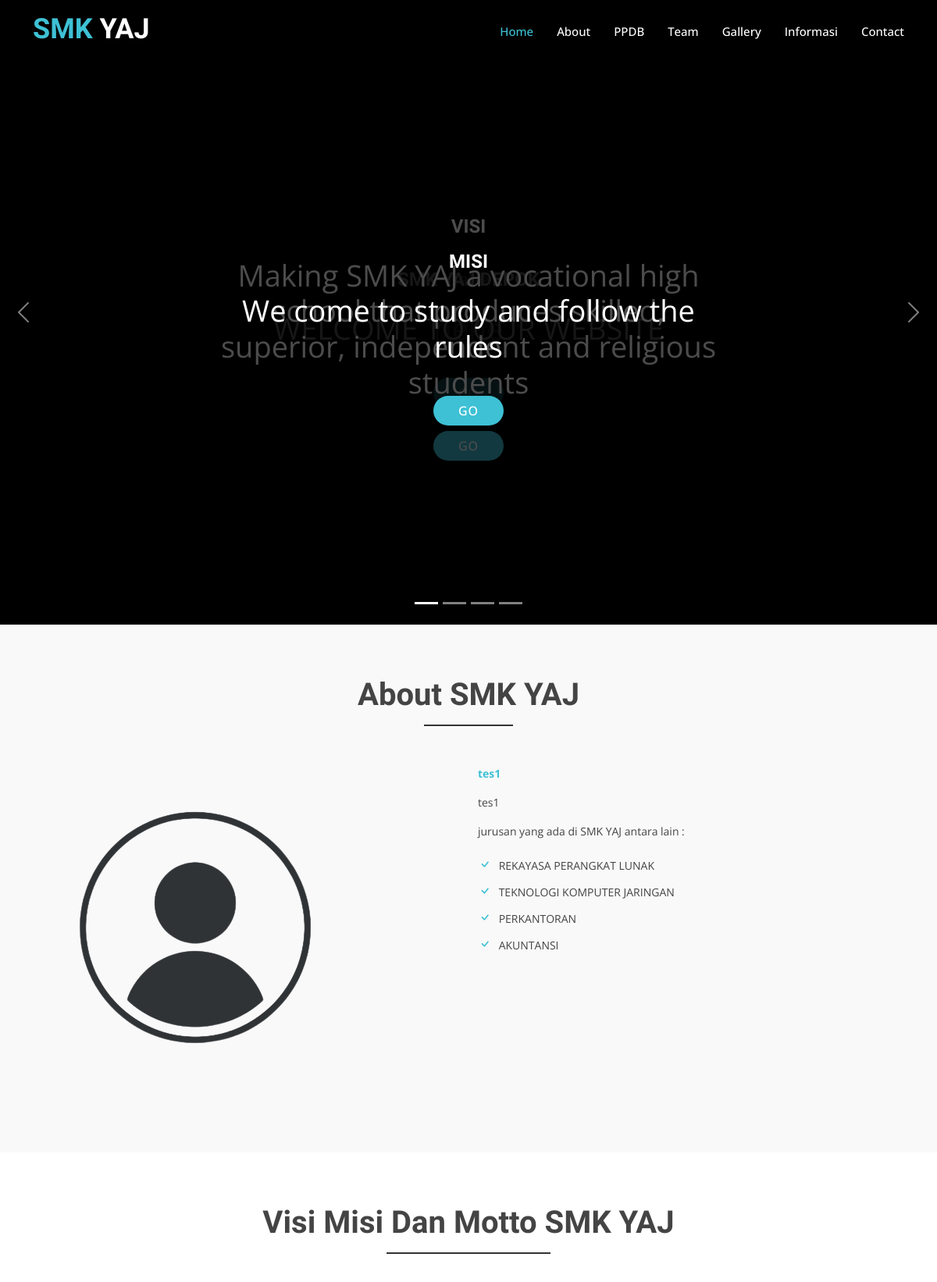
Before: / (upper part) with the older database file.
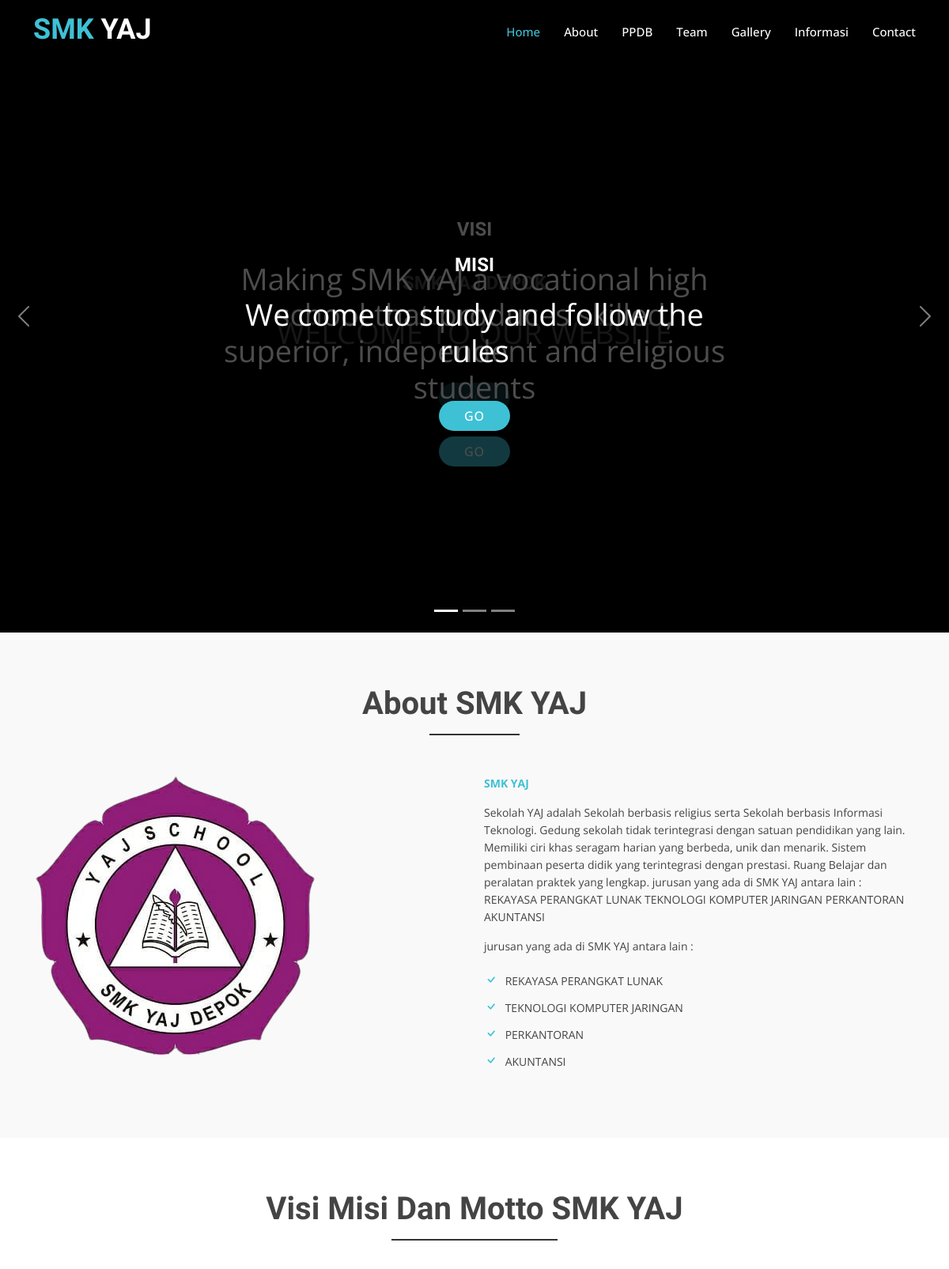
After: the same page with the newer database file.
### tables this page shows
CREATE TABLE `carousel` (
  `id` int(11) NOT NULL,
  `subjek` varchar(255) NOT NULL,
  `deskripsi` text NOT NULL,
  `gambar` varchar(255) NOT NULL
);

CREATE TABLE `about` (
  `id` int(11) NOT NULL,
  `subjek` varchar(255) NOT NULL,
  `deskripsi` text NOT NULL,
  `gambar` varchar(255) NOT NULL
);

### application/controllers/home.php (called while the page is built, shortened)
<?php
class home extends CI_Controller {
	public function __construct() {
		$this->load->model('model_carousel');
		$this->load->model('model_about');
		$this->load->model('model_gallery');
	}
	public function index()
	{
		$data['carousel'] = $this->model_carousel->getDataCarousel();
		$data['about'] = $this->model_about->getDataAbout();
		$title['title'] = "SMK YAJ Depok";
		$this->load->view('user/templates/V_Head', $title);
		$this->load->view('user/templates/V_Navbar');
		$this->load->view('user/pages/V_Home', $data);
		$this->load->view('user/pages/V_About', $data);
		$this->load->view('user/pages/V_Services');
		$this->load->view('user/pages/V_Team');
		$this->load->view('user/pages/V_Reviews');
		$this->load->view('user/pages/V_Portfolio');
		$this->load->view('user/pages/V_Pricing');
		$this->load->view('user/pages/V_Testimonials');
		$this->load->view('user/pages/V_Blog');
		$this->load->view('user/pages/V_Suscribe');
		$this->load->view('user/pages/V_Contact');
		$this->load->view('user/templates/V_Footer');
	}
}

### index.php (called while the page is built, shortened)
<?php
require_once BASEPATH.'core/CodeIgniter.php';

### application/models/model_carousel.php (called while the page is built, shortened)
<?php
class model_carousel extends CI_Model
{
    function getDataCarousel()
    {
        $query = $this->db->get('carousel');
        return $query->result();
    }
}

### application/models/model_about.php (called while the page is built, shortened)
<?php
class model_about extends CI_Model
{
    function getDataAbout()
    {
        $query = $this->db->get('about');
        return $query->result();
    }
}

### application/views/user/pages/V_Home.php (the view, shortened to what this page needs)
<section id="hero">
  <div class="hero-container">
    <div id="heroCarousel" class="carousel slide carousel-fade" data-bs-ride="carousel" data-bs-interval="5000">
      <ol id="hero-carousel-indicators" class="carousel-indicators"></ol>
      <div class="carousel-inner" role="listbox">
      <?php
      foreach($carousel as $carousel){
      ?>
        <div class="carousel-item active" style="background-image: <?= base_url("assets/admin/img/pages/carousel/") . $carousel->gambar ?>">
          <div class="carousel-container">
            <div class="container">
              <h2 class="animate__animated animate__fadeInDown"><?= $carousel->subjek ?></h2>
              <p class="animate__animated animate__fadeInUp"><?= $carousel->deskripsi ?></p>
              <a href="#about" class="btn-get-started scrollto animate__animated animate__fadeInUp">GO</a>
            </div>
          </div>
        </div>
        <?php
        }
        ?>
      </div>
      <a class="carousel-control-prev" href="#heroCarousel" role="button" data-bs-slide="prev">
        <span class="carousel-control-prev-icon bi bi-chevron-left" aria-hidden="true"></span>
      </a>
      <a class="carousel-control-next" href="#heroCarousel" role="button" data-bs-slide="next">
        <span class="carousel-control-next-icon bi bi-chevron-right" aria-hidden="true"></span>
      </a>
    </div>
  </div>
</section>

### application/views/user/templates/V_Head.php (shortened to what this page needs)
  <!DOCTYPE html>
<html lang="en">
<head>
  <link href="<?= base_url('assets/user/');?>vendor/animate.css/animate.min.css" rel="stylesheet">
  <link href="<?= base_url('assets/user/');?>vendor/bootstrap/css/bootstrap.min.css" rel="stylesheet">
  <link href="<?= base_url('assets/user/');?>vendor/bootstrap-icons/bootstrap-icons.css" rel="stylesheet">
  <link href="<?= base_url('assets/user/');?>vendor/boxicons/css/boxicons.min.css" rel="stylesheet">
  <link href="<?= base_url('assets/user/');?>vendor/glightbox/css/glightbox.min.css" rel="stylesheet">
  <link href="<?= base_url('assets/user/');?>vendor/swiper/swiper-bundle.min.css" rel="stylesheet">
  <link href="<?= base_url('assets/user/');?>css/style.css" rel="stylesheet">
</head>

### application/views/user/templates/V_Navbar.php (shortened to what this page needs)
<body>
 <header id="header" class="fixed-top d-flex align-items-center">
    <div class="container d-flex justify-content-between">
      <div class="logo">
        <h1><a href="<?= base_url('') ?>"><span>SMK</span> YAJ</a></h1>
      </div>
<nav id="navbar" class="navbar">
        <ul>
          <li><a class="nav-link scrollto active" href="#hero">Home</a></li>
          <li><a class="nav-link scrollto" href="#about">About</a></li>
          <li><a class="nav-link scrollto" href="<?= base_url('ppdb');?>">PPDB</a></li>
          <li><a class="nav-link scrollto" href="#team">Team</a></li>
          <li><a class="nav-link scrollto" href="#portfolio">Gallery</a></li>
          <li><a class="nav-link scrollto" href="#blog">Informasi</a></li>
          <li><a class="nav-link scrollto" href="#contact">Contact</a></li>
        </ul>
      </nav>
      </div>
  </header>

### application/views/user/pages/V_About.php
<div id="about" class="about-area area-padding">
      <div class="container">
        <div class="row">
          <div class="col-md-12 col-sm-12 col-xs-12">
            <div class="section-headline text-center">
              <h2>About SMK YAJ</h2>
            </div>
          </div>
        </div>
        <div class="row">
          <?php
        foreach($about as $about){
        ?>
          <div class="col-md-6 col-sm-6 col-xs-12">
            <div class="well-left">
              <div class="single-well">
                <a href="#">
                  <img src="<?= base_url('assets/admin/img/pages/about/') . $about->gambar ?>" alt="">
                </a>
              </div>
            </div>
          </div>
          <div class="col-md-6 col-sm-6 col-xs-12">
            <div class="well-middle">
              <div class="single-well">
                <a href="#">
                <div class="footer-contacts">
                  <p><span><?= $about->subjek ?></span></p>
                </div>
                </a>
                <p>
                <?= $about->deskripsi ?>
                </p>
                <?php
          }
          ?>
                <p> jurusan yang ada di SMK YAJ antara lain :</p>
                <ul>
                  <li>
                    <i class="bi bi-check"></i> REKAYASA PERANGKAT LUNAK
                  </li>
                  <li>
                    <i class="bi bi-check"></i> TEKNOLOGI KOMPUTER JARINGAN
                  <li>
                    <i class="bi bi-check"></i> PERKANTORAN
                  </li>
                  <li>
                    <i class="bi bi-check"></i> AKUNTANSI
                  </li>
                </ul>
              </div>
            </div>
          </div>
        </div>
      </div>
    </div>

### application/views/user/pages/V_Services.php (shortened to what this page needs)
<div id="services" class="services-area area-padding">
      <div class="container">
        <div class="row">
          <div class="col-md-12 col-sm-12 col-xs-12">
            <div class="section-headline services-head text-center">
              <h2>Visi Misi dan Motto SMK YAJ</h2>
            </div>
          </div>
        </div>
        <div class="row text-center">
          <div class="col-md-4 col-sm-4 col-xs-12">
            <div class="about-move">
              <div class="services-details">
              </div>
            </div>
          </div>
          <div class="col-md-4 col-sm-4 col-xs-12">
            <div class="about-move">
              <div class="services-details">
              </div>
            </div>
          </div>
          <div class="col-md-4 col-sm-4 col-xs-12">
            <div class=" about-move">
              <div class="services-details">
              </div>
            </div>
          </div>
            </div>
          </div>
        </div>

### application/views/user/templates/V_Footer.php (shortened to what this page needs)
</body>
</html>

### assets/user/css/style.css (style rules this page uses)
html, body { height: 100%; }
img { max-width: 100%; height: auto; }
p { margin: 0 0 15px; color: #444; }
h1, h2, h3, h4, h5, h6 { font-family: "Raleway", sans-serif; margin: 0 0 15px; color: #444; font-weight: 500; }
h1 { font-size: 48px; line-height: 50px; }
h2 { font-size: 38px; line-height: 40px; }
a { transition: all 0.3s ease 0s; text-decoration: none; }
body { background: #fff none repeat scroll 0 0; color: #444; font-family: "Open Sans", sans-serif; font-size: 14px; text-align: left; overflow-x: hidden; line-height: 22px; }
ul { list-style: outside none none; margin: 0; padding: 0; }
.area-padding { padding: 70px 0px 80px; }
.section-headline h2 { display: inline-block; font-size: 40px; font-weight: 600; margin-bottom: 70px; position: relative; text-transform: capitalize; }
.section-headline h2::after { border: 1px solid #333; bottom: -20px; content: ""; left: 0; margin: 0 auto; position: absolute; right: 0; width: 40%; }
#header { height: 80px; transition: all 0.5s; z-index: 997; transition: all 0.5s; background: rgba(0, 0, 0, 0.5); }
#header .logo h1 { font-size: 36px; margin: 0; padding: 0; line-height: 1; font-weight: bold; }
#header .logo h1 span { color: #3ec1d5; }
#header .logo h1 a, #header .logo h1 a:hover { color: #fff; text-decoration: none; }
.navbar { padding: 0; }
.navbar ul { margin: 0; padding: 0; display: flex; list-style: none; align-items: center; }
.navbar li { position: relative; }
.navbar a, .navbar a:focus { display: flex; align-items: center; justify-content: space-between; padding: 10px 0 10px 30px; font-size: 15px; font-weight: 500; color: #fff; white-space: nowrap; transition: 0.3s; }
.navbar a:hover, .navbar .active, .navbar .active:focus, .navbar li:hover>a { color: #3ec1d5; }
#hero { width: 100%; height: 100vh; background: #000; overflow: hidden; position: relative; }
#hero .carousel, #hero .carousel-inner, #hero .carousel-item, #hero .carousel-item::before { position: absolute; top: 0; right: 0; left: 0; bottom: 0; }
#hero .carousel-item { background-size: cover; background-position: center; background-repeat: no-repeat; }
#hero .carousel-item::before { content: ""; background-color: rgba(0, 0, 0, 0.7); }
#hero .carousel-container { display: flex; justify-content: center; align-items: center; position: absolute; bottom: 0; top: 70px; left: 50px; right: 50px; }
#hero .container { text-align: center; }
#hero h2 { color: #fff; margin-bottom: 20px; font-size: 24px; font-weight: 700; }
#hero p { width: 80%; font-size: 38px; line-height: 1.2; margin: 0 auto 30px auto; color: #fff; }
@media (min-width: 1024px) { #hero p { width: 60%; } }
#hero .carousel-fade { overflow: hidden; }
#hero .carousel-fade .carousel-inner .carousel-item { transition-property: opacity; }
#hero .carousel-fade .carousel-inner .carousel-item, #hero .carousel-fade .carousel-inner .active.carousel-item-start, #hero .carousel-fade .carousel-inner .active.carousel-item-end { opacity: 0; }
#hero .carousel-fade .carousel-inner .active, #hero .carousel-fade .carousel-inner .carousel-item-next.carousel-item-start, #hero .carousel-fade .carousel-inner .carousel-item-prev.carousel-item-end { opacity: 1; transition: 0.5s; }
#hero .carousel-control-prev, #hero .carousel-control-next { width: 10%; }
@media (min-width: 1024px) { #hero .carousel-control-prev, #hero .carousel-control-next { width: 5%; } }
#hero .carousel-control-next-icon, #hero .carousel-control-prev-icon { background: none; font-size: 32px; line-height: 1; }
#hero .btn-get-started { font-weight: 500; font-size: 16px; letter-spacing: 1px; display: inline-block; padding: 8px 32px; border-radius: 50px; transition: 0.5s; margin: 10px; color: #fff; background: #3ec1d5; }
.about-area { background-color: #f9f9f9; }
.single-well>a { display: block; }
.single-well ul li { color: #444; display: block; padding: 5px 0; }
.single-well ul li i { color: #3EC1D5; margin-right: 5px; font-size: 18px; }
.single-well p { color: #444; }
.section-headline.services-head>h2 { margin-bottom: 25px; }
.services-details { padding-top: 40px; transition: all 0.5s ease 0s; }
.footer-contacts p span { color: #3EC1D5; font-weight: 700; }

Changed rows visible on the page:
removed carousel: subjek "hehe", deskripsi "hehe"
removed about: gambar (picture), subjek "tes1", deskripsi "tes1"
added about: gambar (picture), subjek "SMK YAJ", deskripsi "Sekolah YAJ adalah Sekolah berbasis religius serta Sekolah berbasis Informasi Teknologi. Gedung sekolah tidak terintegrasi dengan satuan pendidikan yang lain. Memiliki ciri khas seragam harian yang berbeda, unik dan menarik. Sistem pembinaan peserta didik yang terintegrasi dengan prestasi. Ruang Belajar dan peralatan praktek yang lengkap. jurusan yang ada di SMK YAJ antara lain : REKAYASA PERANGKAT LUNAK TEKNOLOGI KOMPUTER JARINGAN PERKANTORAN AKUNTANSI"
